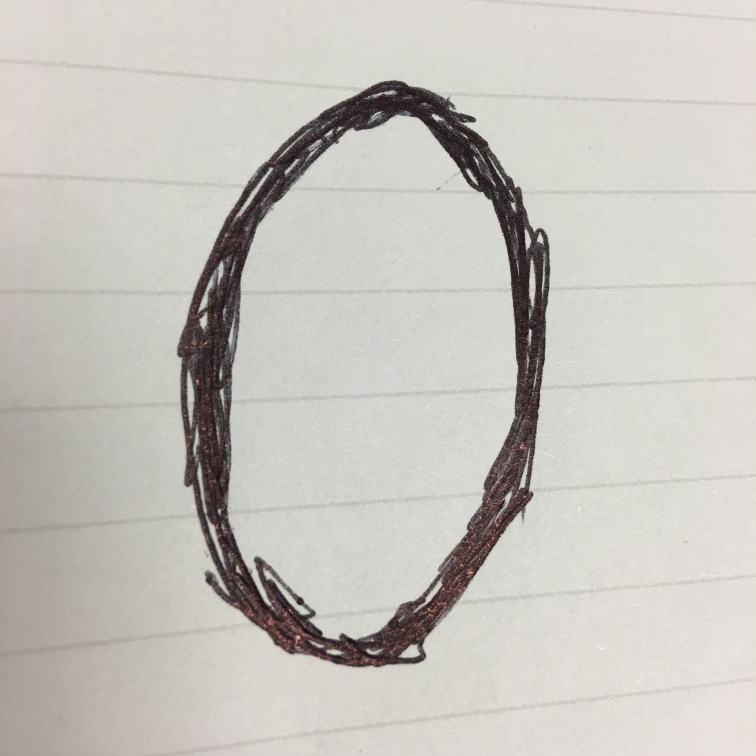
#> input picture machine learning_deep learning/HW copy/HW2/0.jpg, 3024 x 3024 px (shown at 1/4 size); its folder holds only this picture in this run
$ jupyter execute --allow-errors HW2-Q4.ipynb
#> lines starting #> are read from the running program, lines starting #| are printed output that depends on the picture
#> `small = cv2.resize(im_gray, (28,28))`:
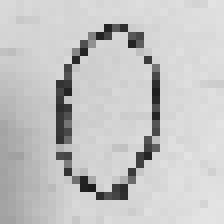
#> small: shape (28, 28) (shown 8 times larger); min 28, max 228, mean 197
#> `small = np.ravel(small)`: small = 784 values, max 228 at index 727, min 28 at index 655, mean 197
[cell 1]
# [7 lines left out: function plot_templates, not called in this run]

[cell 2]
# [5 lines left out: function normalize, not called in this run]

[cell 3]
import torch, torchvision
from torchvision import datasets, transforms
#> (the rest of this cell did not finish here and is left out)

[cell 4]
########## 4-a ###########
import torch
from torchvision import datasets, transforms
import numpy as np
import matplotlib.pyplot as plt
from mnist import MNIST

## Load Data
svpath = 'data/mnist/MNIST/raw/'
#> (the rest of this cell did not finish here and is left out)

[cell 5]
# [43 lines left out: function HOG, not called in this run]

[cell 6]
######### 4-b ##########
import numpy as np
import matplotlib.pyplot as plt
from mnist import MNIST
from scipy import ndimage

svpath = 'data/mnist/MNIST/raw/'
#> (the rest of this cell did not finish here and is left out)

[cell 7]
########### 4-b Cont. ###########
## Extracing features from testing images
pre_Test = np.zeros((245,10000))
#> (the rest of this cell did not finish here and is left out)

#> (a cell that did not finish here is left out)

[cell 9]
######## 4-c ##########
import cv2
import matplotlib.pyplot as plt
import numpy as np
from scipy import ndimage

images_t = np.zeros((784,10))
labels_t = np.array([0,1,2,3,4,5,6,7,8,9])
#> (the rest of this cell did not finish here and is left out)
